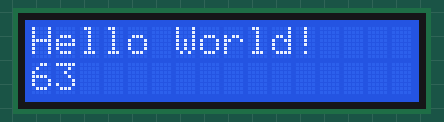
Recording of a sketch running on a simulated Arduino Uno, built with avr-gcc and run on an emulated ATmega328P. Parts: 16×2 character LCD.

Above: at 0.21 s.
At 5.02 s:
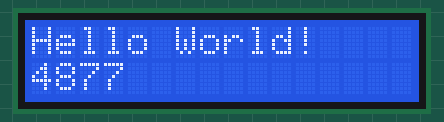
At 9.84 s:
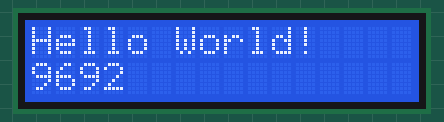
At 19.75 s:
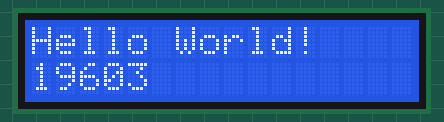
At 29.66 s:
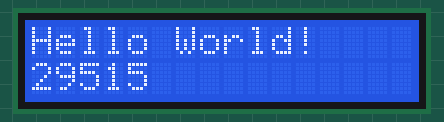
At 39.57 s:
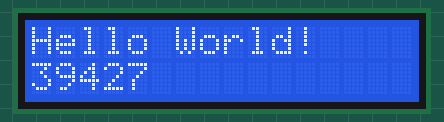

The sketch:

LCD-Shift-Register.ino
```cpp
//----LIBRARIES----
//#include <SPI.h>
#include <LiquidCrystal.h>

//----CONFIG----
LiquidCrystal lcd(9);

void setup()
{
  lcd.begin(16, 2);

  lcd.setCursor(0, 0);
  lcd.print("Hello World!");
}

void loop()
{
  lcd.setCursor(0, 1);
  lcd.print(millis());
}
```
